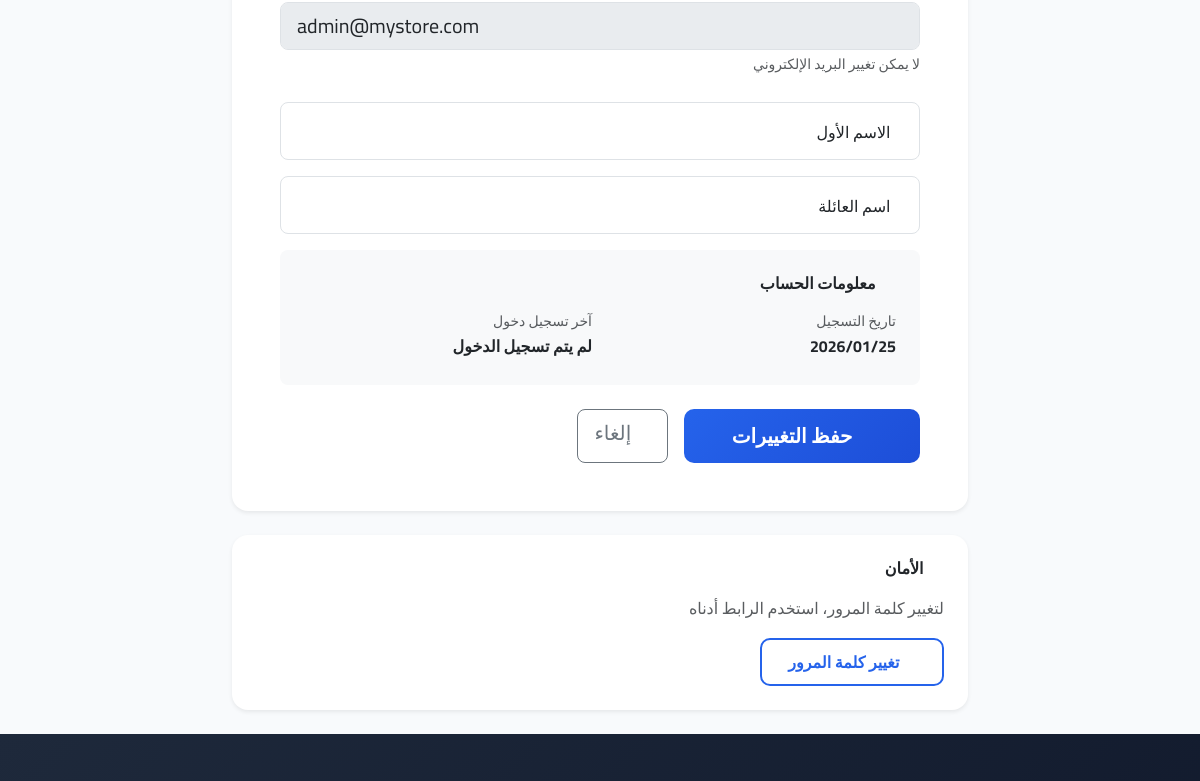
The app's page /accounts/profile/edit/ (signed in, middle part), older data.
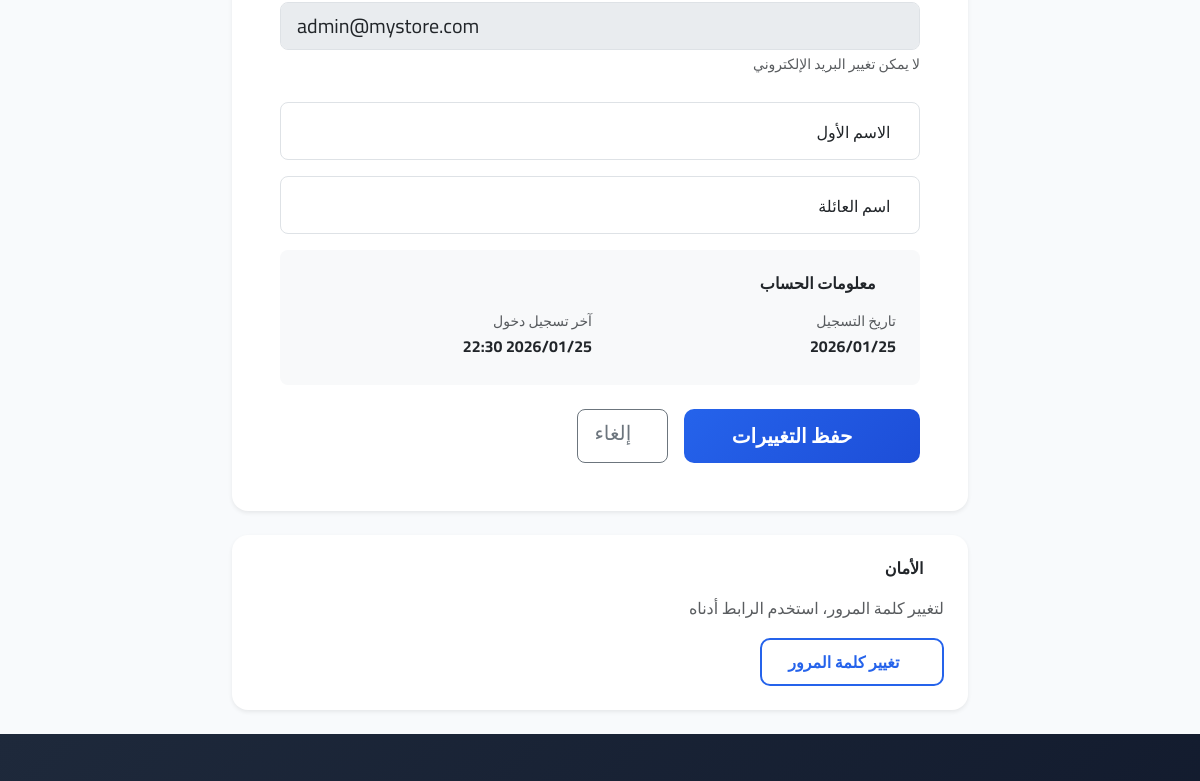
The same page, newer data.
### accounts/models.py (models this page shows, shortened)
class CustomUser(AbstractUser):
    id = models.UUIDField(primary_key=True, default=uuid.uuid4, editable=False)
    email = models.EmailField(unique=True)
    phone_regex = RegexValidator(
        regex=r'^\+?1?\d{9,15}$',
        message="رقم الهاتف يجب أن يكون بالصيغة: '+999999999'. حتى 15 رقم مسموح."
    )
    phone = models.CharField(validators=[phone_regex], max_length=17, blank=True)
    email_verified = models.BooleanField(default=False)
    email_verification_token = models.CharField(max_length=64, blank=True)
    email_verification_sent_at = models.DateTimeField(null=True, blank=True)
    two_factor_enabled = models.BooleanField(default=False)
    two_factor_secret = models.CharField(max_length=32, blank=True)
    failed_login_attempts = models.PositiveSmallIntegerField(default=0)
    lockout_until = models.DateTimeField(null=True, blank=True)
    password_changed_at = models.DateTimeField(null=True, blank=True)
    last_login_ip = models.GenericIPAddressField(null=True, blank=True)
    created_at = models.DateTimeField(auto_now_add=True)
    updated_at = models.DateTimeField(auto_now=True)
    USERNAME_FIELD = 'email'
    REQUIRED_FIELDS = ['username']
    class Meta:
        verbose_name = 'User'
        verbose_name_plural = 'Users'

### accounts/views.py (the view)
# urls.py: path('profile/edit/', views.edit_profile_view, name='edit_profile'),
@login_required
@csrf_protect
@require_http_methods(["GET", "POST"])
def edit_profile_view(request):
    if request.method == 'POST':
        form = ProfileUpdateForm(request.POST, instance=request.user)
        if form.is_valid():
            form.save()
            log_activity(request.user, 'profile_update', request)
            messages.success(request, 'تم تحديث الملف الشخصي')
            return redirect('accounts:profile')
    else:
        form = ProfileUpdateForm(instance=request.user)
    return render(request, 'accounts/edit_profile.html', {'form': form})

### accounts/forms.py
class ProfileUpdateForm(forms.ModelForm):
    first_name = SecureCharField(max_length=30, required=False)
    last_name = SecureCharField(max_length=30, required=False)
    phone = forms.CharField(
        max_length=17,
        required=False,
        validators=[
            RegexValidator(
                regex=r'^\+?1?\d{9,15}$',
                message="رقم الهاتف يجب أن يكون بالصيغة: '+999999999'"
            )
        ]
    )
    class Meta:
        model = User
        fields = ('first_name', 'last_name', 'phone')

### templates/accounts/edit_profile.html (shortened to what this page needs)
{% extends 'base.html' %}
{% block content %}
<div class="container">
    <div class="row justify-content-center">
        <div class="col-lg-8">
            <div class="card border-0 shadow-sm profile-edit-card">
                <div class="card-body p-4 p-md-5">
                    <form method="post">
                        <div class="mb-4">
                            <input type="email" class="form-control form-control-lg" value="{{ user.email }}" disabled readonly>
                            <small class="text-muted">لا يمكن تغيير البريد الإلكتروني</small>
                        </div>
                        <div class="form-floating mb-3">
                            <input type="text" name="first_name" class="form-control form-control-lg" id="first_name"
                                   placeholder="الاسم الأول" value="{{ form.first_name.value|default:'' }}" maxlength="30">
                            <label for="first_name">الاسم الأول</label>
                        </div>
                        <div class="form-floating mb-3">
                            <input type="text" name="last_name" class="form-control form-control-lg" id="last_name"
                                   placeholder="اسم العائلة" value="{{ form.last_name.value|default:'' }}" maxlength="30">
                            <label for="last_name">اسم العائلة</label>
                        </div>
                        <div class="bg-light rounded-3 p-4 mb-4">
                            <h6 class="fw-bold mb-3">
                                <i class="bi bi-info-circle text-primary me-2"></i>معلومات الحساب
                            </h6>
                            <div class="row g-3">
                                <div class="col-md-6">
                                    <small class="text-muted d-block">تاريخ التسجيل</small>
                                    <strong>{{ user.date_joined|date:"Y/m/d" }}</strong>
                                </div>
                                <div class="col-md-6">
                                    <small class="text-muted d-block">آخر تسجيل دخول</small>
                                    <strong>{{ user.last_login|date:"Y/m/d H:i"|default:"لم يتم تسجيل الدخول" }}</strong>
                                </div>
                            </div>
                        </div>
                        <div class="d-flex gap-3">
                            <button type="submit" class="btn btn-primary btn-lg px-5">
                                <i class="bi bi-check-lg me-1"></i>حفظ التغييرات
                            </button>
                            <a href="{% url 'accounts:profile' %}" class="btn btn-outline-secondary btn-lg">
                                <i class="bi bi-x me-1"></i>إلغاء
                            </a>
                        </div>
                    </form>
                </div>
            </div>
            <div class="card border-0 shadow-sm rounded-4 mt-4">
                <div class="card-body p-4">
                    <h6 class="fw-bold mb-3">
                        <i class="bi bi-shield-lock text-primary me-2"></i>الأمان
                    </h6>
                    <p class="text-muted mb-3">لتغيير كلمة المرور، استخدم الرابط أدناه</p>
                    <a href="{% url 'accounts:change_password' %}" class="btn btn-outline-primary">
                        <i class="bi bi-key me-1"></i>تغيير كلمة المرور
                    </a>
                </div>
            </div>
        </div>
    </div>
</div>
{% endblock %}

Row changes from the older to the newer data that the page shows:
changed CustomUser "admin@mystore.com": last_login "لم يتم تسجيل الدخول" → "2026/01/25 22:30"
